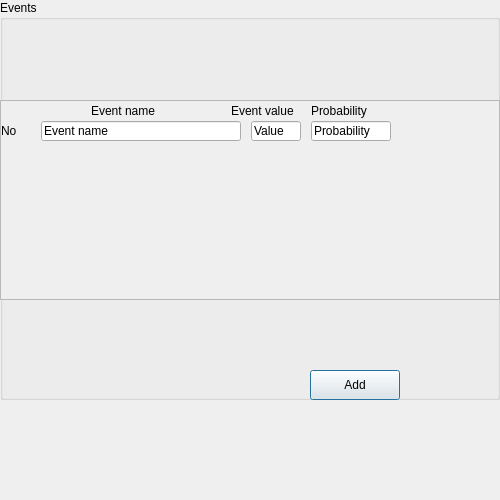
<?xml version="1.0" encoding="UTF-8"?>
<ui version="4.0">
 <class>DicesManual</class>
 <widget class="QDialog" name="DicesManual">
  <property name="geometry">
   <rect>
    <x>0</x>
    <y>0</y>
    <width>500</width>
    <height>500</height>
   </rect>
  </property>
  <property name="windowTitle">
   <string>Dialog</string>
  </property>
  <widget class="QGroupBox" name="groupBox">
   <property name="geometry">
    <rect>
     <x>0</x>
     <y>0</y>
     <width>500</width>
     <height>400</height>
    </rect>
   </property>
   <property name="sizePolicy">
    <sizepolicy hsizetype="Fixed" vsizetype="Fixed">
     <horstretch>0</horstretch>
     <verstretch>0</verstretch>
    </sizepolicy>
   </property>
   <property name="title">
    <string>Events</string>
   </property>
   <widget class="QPushButton" name="AddEventButton">
    <property name="geometry">
     <rect>
      <x>310</x>
      <y>370</y>
      <width>90</width>
      <height>30</height>
     </rect>
    </property>
    <property name="toolTip">
     <string>Add event</string>
    </property>
    <property name="toolTipDuration">
     <number>1000</number>
    </property>
    <property name="text">
     <string>Add</string>
    </property>
   </widget>
   <widget class="QScrollArea" name="scrollArea">
    <property name="geometry">
     <rect>
      <x>0</x>
      <y>100</y>
      <width>500</width>
      <height>200</height>
     </rect>
    </property>
    <property name="widgetResizable">
     <bool>true</bool>
    </property>
    <widget class="QWidget" name="scrollAreaWidgetContents">
     <property name="geometry">
      <rect>
       <x>0</x>
       <y>0</y>
       <width>498</width>
       <height>198</height>
      </rect>
     </property>
     <widget class="QLabel" name="label">
      <property name="geometry">
       <rect>
        <x>0</x>
        <y>20</y>
        <width>50</width>
        <height>20</height>
       </rect>
      </property>
      <property name="text">
       <string>No</string>
      </property>
     </widget>
     <widget class="QLineEdit" name="lineEdit">
      <property name="geometry">
       <rect>
        <x>40</x>
        <y>20</y>
        <width>200</width>
        <height>20</height>
       </rect>
      </property>
      <property name="sizePolicy">
       <sizepolicy hsizetype="Fixed" vsizetype="Fixed">
        <horstretch>0</horstretch>
        <verstretch>0</verstretch>
       </sizepolicy>
      </property>
      <property name="text">
       <string>Event name</string>
      </property>
     </widget>
     <widget class="QLineEdit" name="lineEdit_2">
      <property name="geometry">
       <rect>
        <x>250</x>
        <y>20</y>
        <width>50</width>
        <height>20</height>
       </rect>
      </property>
      <property name="text">
       <string>Value</string>
      </property>
     </widget>
     <widget class="QLineEdit" name="lineEdit_3">
      <property name="geometry">
       <rect>
        <x>310</x>
        <y>20</y>
        <width>80</width>
        <height>20</height>
       </rect>
      </property>
      <property name="text">
       <string>Probability</string>
      </property>
     </widget>
     <widget class="QLabel" name="label_4">
      <property name="geometry">
       <rect>
        <x>310</x>
        <y>0</y>
        <width>90</width>
        <height>20</height>
       </rect>
      </property>
      <property name="text">
       <string>Probability</string>
      </property>
     </widget>
     <widget class="QLabel" name="label_3">
      <property name="geometry">
       <rect>
        <x>230</x>
        <y>0</y>
        <width>90</width>
        <height>20</height>
       </rect>
      </property>
      <property name="text">
       <string>Event value</string>
      </property>
     </widget>
     <widget class="QLabel" name="label_2">
      <property name="geometry">
       <rect>
        <x>90</x>
        <y>0</y>
        <width>90</width>
        <height>20</height>
       </rect>
      </property>
      <property name="text">
       <string>Event name</string>
      </property>
     </widget>
    </widget>
   </widget>
  </widget>
 </widget>
 <resources/>
 <connections/>
</ui>
